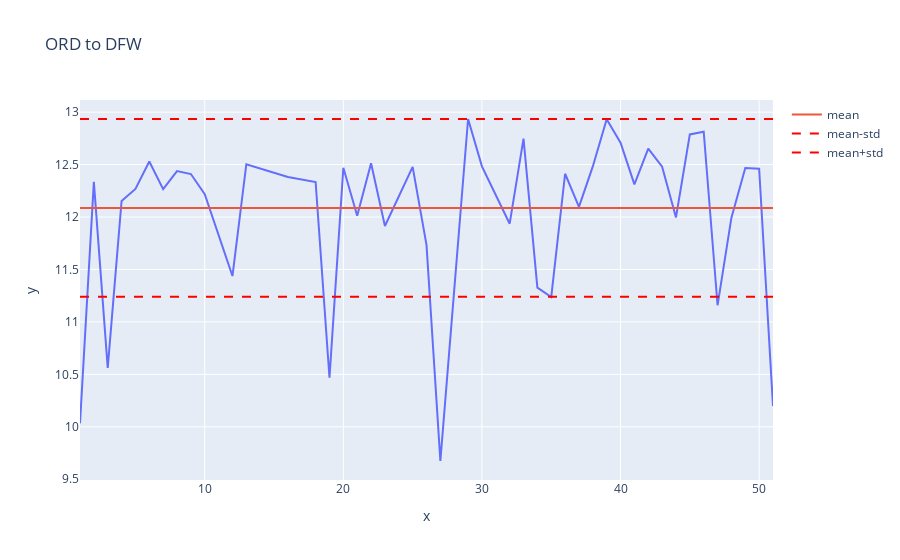
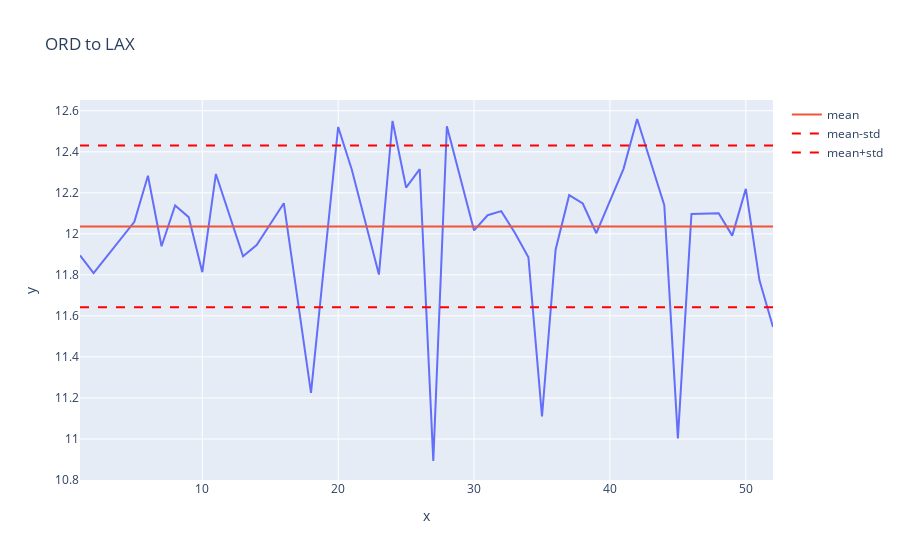

The notebook cell these images were saved under, in order:
### Code cell
# plot line plot per week using  plotly
import plotly.express as px
import plotly.graph_objects as go
def plot_ts_line_plotly(path):
    weeks,targets,mean,std = get_ts(path)
    fig = px.line(x=weeks,y=targets,title='{} to {}'.format(*path))
    # add mean line
    fig.add_trace(go.Scatter(x=weeks,y=mean*np.ones(len(weeks)),name='mean'))
    fig.add_trace(go.Scatter(x=weeks,y=(mean-std)*np.ones(len(weeks)),name='mean-std',mode='lines',line=dict(color='red',dash='dash')))
    fig.add_trace(go.Scatter(x=weeks,y=(mean+std)*np.ones(len(weeks)),name='mean+std',mode='lines',line=dict(color='red',dash='dash')))

    fig.show()
# test
plot_ts_line_plotly(('ORD','DFW'))
plot_ts_line_plotly(('ORD','LAX'))

### Figure 1 — Plotly figure (JSON) as saved in the notebook; plotly's stock layout.template omitted (floating-point values rounded to 4 significant figures)
{"data": [{"hovertemplate": "x=%{x}<br>y=%{y}<extra></extra>", "legendgroup": "", "line": {"color": "#636efa", "dash": "solid"}, "marker": {"symbol": "circle"}, "mode": "lines", "name": "", "orientation": "v", "showlegend": false, "type": "scatter", "x": [1, 2, 3, 4, 5, 6, 7, 8, 9, 10, 12, 13, 16, 18, 19, 20, 21, 22, 23, 25, 26, 27, 29, 30, 32, 33, 34, 35, 36, 37, 38, 39, 40, 41, 42, 43, 44, 45, 46, 47, 48, 49, 50, 51], "xaxis": "x", "y": [10.03, 12.34, 10.56, 12.15, 12.27, 12.53, 12.26, 12.44, 12.41, 12.22, 11.44, 12.5, 12.38, 12.33, 10.47, 12.47, 12.01, 12.51, 11.91, 12.48, 11.73, 9.674, 12.93, 12.48, 11.94, 12.75, 11.33, 11.24, 12.41, 12.1, 12.48, 12.93, 12.71, 12.31, 12.65, 12.48, 12.0, 12.79, 12.81, 11.16, 11.99, 12.47, 12.46, 10.2], "yaxis": "y"}, {"name": "mean", "type": "scatter", "x": [1, 2, 3, 4, 5, 6, 7, 8, 9, 10, 12, 13, 16, 18, 19, 20, 21, 22, 23, 25, 26, 27, 29, 30, 32, 33, 34, 35, 36, 37, 38, 39, 40, 41, 42, 43, 44, 45, 46, 47, 48, 49, 50, 51], "y": [12.09, 12.09, 12.09, 12.09, 12.09, 12.09, 12.09, 12.09, 12.09, 12.09, 12.09, 12.09, 12.09, 12.09, 12.09, 12.09, 12.09, 12.09, 12.09, 12.09, 12.09, 12.09, 12.09, 12.09, 12.09, 12.09, 12.09, 12.09, 12.09, 12.09, 12.09, 12.09, 12.09, 12.09, 12.09, 12.09, 12.09, 12.09, 12.09, 12.09, 12.09, 12.09, 12.09, 12.09]}, {"line": {"color": "red", "dash": "dash"}, "mode": "lines", "name": "mean-std", "type": "scatter", "x": [1, 2, 3, 4, 5, 6, 7, 8, 9, 10, 12, 13, 16, 18, 19, 20, 21, 22, 23, 25, 26, 27, 29, 30, 32, 33, 34, 35, 36, 37, 38, 39, 40, 41, 42, 43, 44, 45, 46, 47, 48, 49, 50, 51], "y": [11.24, 11.24, 11.24, 11.24, 11.24, 11.24, 11.24, 11.24, 11.24, 11.24, 11.24, 11.24, 11.24, 11.24, 11.24, 11.24, 11.24, 11.24, 11.24, 11.24, 11.24, 11.24, 11.24, 11.24, 11.24, 11.24, 11.24, 11.24, 11.24, 11.24, 11.24, 11.24, 11.24, 11.24, 11.24, 11.24, 11.24, 11.24, 11.24, 11.24, 11.24, 11.24, 11.24, 11.24]}, {"line": {"color": "red", "dash": "dash"}, "mode": "lines", "name": "mean+std", "type": "scatter", "x": [1, 2, 3, 4, 5, 6, 7, 8, 9, 10, 12, 13, 16, 18, 19, 20, 21, 22, 23, 25, 26, 27, 29, 30, 32, 33, 34, 35, 36, 37, 38, 39, 40, 41, 42, 43, 44, 45, 46, 47, 48, 49, 50, 51], "y": [12.93, 12.93, 12.93, 12.93, 12.93, 12.93, 12.93, 12.93, 12.93, 12.93, 12.93, 12.93, 12.93, 12.93, 12.93, 12.93, 12.93, 12.93, 12.93, 12.93, 12.93, 12.93, 12.93, 12.93, 12.93, 12.93, 12.93, 12.93, 12.93, 12.93, 12.93, 12.93, 12.93, 12.93, 12.93, 12.93, 12.93, 12.93, 12.93, 12.93, 12.93, 12.93, 12.93, 12.93]}], "layout": {"legend": {"tracegroupgap": 0}, "title": {"text": "ORD to DFW"}, "xaxis": {"anchor": "y", "domain": [0, 1], "title": {"text": "x"}}, "yaxis": {"anchor": "x", "domain": [0, 1], "title": {"text": "y"}}}}

### Figure 2 — Plotly figure (JSON) as saved in the notebook; plotly's stock layout.template omitted (floating-point values rounded to 4 significant figures)
{"data": [{"hovertemplate": "x=%{x}<br>y=%{y}<extra></extra>", "legendgroup": "", "line": {"color": "#636efa", "dash": "solid"}, "marker": {"symbol": "circle"}, "mode": "lines", "name": "", "orientation": "v", "showlegend": false, "type": "scatter", "x": [1, 2, 5, 6, 7, 8, 9, 10, 11, 13, 14, 16, 18, 20, 21, 23, 24, 25, 26, 27, 28, 30, 31, 32, 33, 34, 35, 36, 37, 38, 39, 41, 42, 43, 44, 45, 46, 48, 49, 50, 51, 52], "xaxis": "x", "y": [11.89, 11.81, 12.06, 12.28, 11.94, 12.14, 12.08, 11.81, 12.29, 11.89, 11.95, 12.15, 11.22, 12.52, 12.31, 11.8, 12.55, 12.23, 12.32, 10.89, 12.52, 12.02, 12.09, 12.11, 12.01, 11.89, 11.11, 11.92, 12.19, 12.15, 12.0, 12.32, 12.56, 12.36, 12.14, 11.0, 12.1, 12.1, 11.99, 12.22, 11.77, 11.55], "yaxis": "y"}, {"name": "mean", "type": "scatter", "x": [1, 2, 5, 6, 7, 8, 9, 10, 11, 13, 14, 16, 18, 20, 21, 23, 24, 25, 26, 27, 28, 30, 31, 32, 33, 34, 35, 36, 37, 38, 39, 41, 42, 43, 44, 45, 46, 48, 49, 50, 51, 52], "y": [12.04, 12.04, 12.04, 12.04, 12.04, 12.04, 12.04, 12.04, 12.04, 12.04, 12.04, 12.04, 12.04, 12.04, 12.04, 12.04, 12.04, 12.04, 12.04, 12.04, 12.04, 12.04, 12.04, 12.04, 12.04, 12.04, 12.04, 12.04, 12.04, 12.04, 12.04, 12.04, 12.04, 12.04, 12.04, 12.04, 12.04, 12.04, 12.04, 12.04, 12.04, 12.04]}, {"line": {"color": "red", "dash": "dash"}, "mode": "lines", "name": "mean-std", "type": "scatter", "x": [1, 2, 5, 6, 7, 8, 9, 10, 11, 13, 14, 16, 18, 20, 21, 23, 24, 25, 26, 27, 28, 30, 31, 32, 33, 34, 35, 36, 37, 38, 39, 41, 42, 43, 44, 45, 46, 48, 49, 50, 51, 52], "y": [11.64, 11.64, 11.64, 11.64, 11.64, 11.64, 11.64, 11.64, 11.64, 11.64, 11.64, 11.64, 11.64, 11.64, 11.64, 11.64, 11.64, 11.64, 11.64, 11.64, 11.64, 11.64, 11.64, 11.64, 11.64, 11.64, 11.64, 11.64, 11.64, 11.64, 11.64, 11.64, 11.64, 11.64, 11.64, 11.64, 11.64, 11.64, 11.64, 11.64, 11.64, 11.64]}, {"line": {"color": "red", "dash": "dash"}, "mode": "lines", "name": "mean+std", "type": "scatter", "x": [1, 2, 5, 6, 7, 8, 9, 10, 11, 13, 14, 16, 18, 20, 21, 23, 24, 25, 26, 27, 28, 30, 31, 32, 33, 34, 35, 36, 37, 38, 39, 41, 42, 43, 44, 45, 46, 48, 49, 50, 51, 52], "y": [12.43, 12.43, 12.43, 12.43, 12.43, 12.43, 12.43, 12.43, 12.43, 12.43, 12.43, 12.43, 12.43, 12.43, 12.43, 12.43, 12.43, 12.43, 12.43, 12.43, 12.43, 12.43, 12.43, 12.43, 12.43, 12.43, 12.43, 12.43, 12.43, 12.43, 12.43, 12.43, 12.43, 12.43, 12.43, 12.43, 12.43, 12.43, 12.43, 12.43, 12.43, 12.43]}], "layout": {"legend": {"tracegroupgap": 0}, "title": {"text": "ORD to LAX"}, "xaxis": {"anchor": "y", "domain": [0, 1], "title": {"text": "x"}}, "yaxis": {"anchor": "x", "domain": [0, 1], "title": {"text": "y"}}}}
